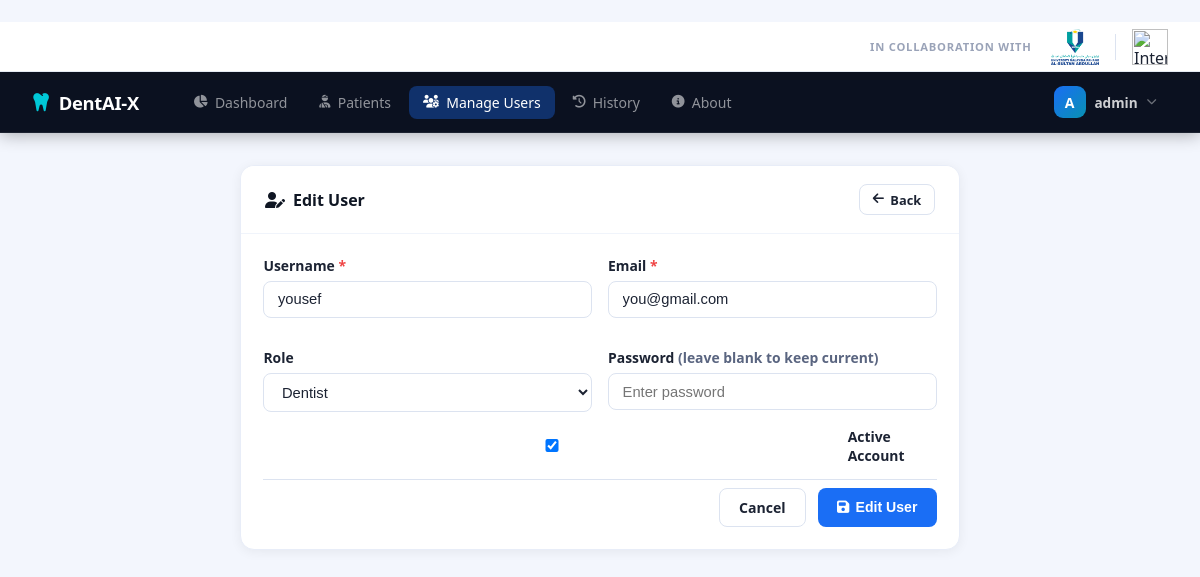
Page /admin/users/2/edit (signed in) on the committed database.
### dental-detection/app_utils/models.py (models this page shows, shortened)
class User(UserMixin, db.Model):
    __tablename__ = "users"
    id            = db.Column(db.Integer, primary_key=True)
    username      = db.Column(db.String(80),  unique=True, nullable=False)
    email         = db.Column(db.String(120), unique=True, nullable=False)
    password_hash = db.Column(db.String(256), nullable=False)
    role          = db.Column(db.String(20),  nullable=False, default="dentist")  # admin | dentist
    is_active     = db.Column(db.Boolean, default=True)
    reset_token   = db.Column(db.String(100), nullable=True)
    avatar        = db.Column(db.String(200), nullable=True)   # relative path under static/
    created_at    = db.Column(db.DateTime, default=datetime.utcnow)
    detections    = db.relationship("Detection", backref="dentist", lazy=True,
                                    foreign_keys="Detection.dentist_id")
    patients_created = db.relationship("Patient", backref="created_by_user", lazy=True)

### dental-detection/app.py (the view, shortened to what this page needs)
@app.route("/admin/users/<int:uid>/edit", methods=["GET", "POST"])
@login_required
@admin_required
def admin_edit_user(uid):
    user = db.session.get(User, uid)
    if not user:
        abort(404)
    return render_template("admin/user_form.html", user=user, action="Edit")

### dental-detection/app.py (called while the page is built)
@login_manager.user_loader
def load_user(user_id):
    return db.session.get(User, int(user_id))

def admin_required(f):
    @wraps(f)
    def decorated(*args, **kwargs):
        if not current_user.is_authenticated or current_user.role != "admin":
            abort(403)
        return f(*args, **kwargs)
    return decorated

### dental-detection/templates/admin/user_form.html (shortened to what this page needs)
﻿{% extends "base.html" %}
{% block content %}
<div class="card form-card">
  <div class="card-header">
    <h2><i class="fa-solid fa-{{ 'user-plus' if action == 'Add' else 'user-pen' }}"></i> {{ action }} User</h2>
    <a href="{{ url_for('admin_users') }}" class="btn btn-sm btn-outline">
      <i class="fa-solid fa-arrow-left"></i> Back
    </a>
  </div>
  <div class="card-body">
    <form method="POST">
      <div class="form-grid">
        <div class="form-group">
          <label>Username <span class="required">*</span></label>
          <input type="text" name="username" value="{{ user.username if user else '' }}" required placeholder="Enter username"/>
        </div>
        <div class="form-group">
          <label>Email <span class="required">*</span></label>
          <input type="email" name="email" value="{{ user.email if user else '' }}" required placeholder="email@example.com"/>
        </div>
        <div class="form-group">
          <label>Role</label>
          <select name="role">
            <option value="dentist" {{ 'selected' if user and user.role == 'dentist' }}>Dentist</option>
          </select>
        </div>
        <div class="form-group">
          <label>Password {% if user %}<span class="text-muted">(leave blank to keep current)</span>{% else %}<span class="required">*</span>{% endif %}</label>
          <input type="password" name="password" placeholder="Enter password" {% if not user %}required{% endif %}/>
        </div>
      </div>
      <div class="form-group">
        <label class="checkbox-label">
          <input type="checkbox" name="is_active" {{ 'checked' if not user or user.is_active }}/> Active Account
        </label>
      </div>
      <div class="form-actions">
        <a href="{{ url_for('admin_users') }}" class="btn btn-outline">Cancel</a>
        <button type="submit" class="btn btn-primary">
          <i class="fa-solid fa-floppy-disk"></i> {{ action }} User
        </button>
      </div>
    </form>
  </div>
</div>
{% endblock %}

### dental-detection/templates/base.html (shortened to what this page needs)
﻿<!DOCTYPE html>
<html lang="en">
<head>
  <link rel="stylesheet" href="{{ url_for('static', filename='css/style.css') }}"/>
  <link rel="stylesheet" href="https://cdnjs.cloudflare.com/ajax/libs/font-awesome/6.5.0/css/all.min.css"/>
</head>
<body class="app-layout">
<div class="co-brand-bar">
  <span class="cbr-label">In Collaboration with</span>
  <div class="cbr-logos">
    <img src="{{ url_for('static', filename='images/UMPSA.png') }}" alt="Universiti Malaysia Pahang Al-Sultan Abdullah" class="cbr-logo" title="Universiti Malaysia Pahang Al-Sultan Abdullah"/>
    <img src="{{ url_for('static', filename='images/IIUM.png') }}" alt="International Islamic University Malaysia" class="cbr-logo" title="International Islamic University Malaysia"/>
  </div>
</div>
<header class="topnav" id="topnav">
  <div class="topnav-inner">
    <a href="{{ url_for('dashboard') }}" class="tnav-logo">
      <i class="fa-solid fa-tooth"></i>
      <span>DentAI-X</span>
    </a>
    <nav class="tnav-links" id="tnavLinks">
      {% if current_user.role == 'admin' %}
        <a href="{{ url_for('admin_dashboard') }}" class="tnav-item {% if request.endpoint == 'admin_dashboard' %}active{% endif %}">
          <i class="fa-solid fa-chart-pie"></i> Dashboard
        </a>
        <a href="{{ url_for('admin_patients') }}" class="tnav-item {% if 'patient' in request.endpoint %}active{% endif %}">
          <i class="fa-solid fa-user-injured"></i> Patients
        </a>
        <a href="{{ url_for('admin_users') }}" class="tnav-item {% if 'user' in request.endpoint and request.endpoint != 'profile' %}active{% endif %}">
          <i class="fa-solid fa-users-gear"></i> Manage Users
        </a>
        <a href="{{ url_for('admin_history') }}" class="tnav-item {% if 'history' in request.endpoint or 'detection_detail' in request.endpoint %}active{% endif %}">
          <i class="fa-solid fa-clock-rotate-left"></i> History
        </a>
      {% endif %}
      <a href="{{ url_for('about') }}" class="tnav-item {% if request.endpoint == 'about' %}active{% endif %}">
        <i class="fa-solid fa-circle-info"></i> About
      </a>
    </nav>
    <div class="tnav-right">
      <div class="tnav-user" id="userMenuBtn" onclick="toggleUserMenu()">
        {% if current_user.avatar %}
          <img src="{{ url_for('static', filename=current_user.avatar) }}" class="tnav-avatar-img" alt="avatar"/>
        {% else %}
          <div class="tnav-avatar-letter">{{ current_user.username[0]|upper }}</div>
        {% endif %}
        <span class="tnav-username">{{ current_user.username }}</span>
        <i class="fa-solid fa-chevron-down tnav-caret"></i>
      </div>
    </div>
  </div>
</header>
<main class="page-wrap">
  <div class="page-content">
    {% block content %}{% endblock %}
  </div>
</main>
</body>
</html>

### rows in the picture
User: username "A", username "admin"
User: username "yousef", email "you@gmail.com"

### other values in the picture
{{ action }} "Edit"
